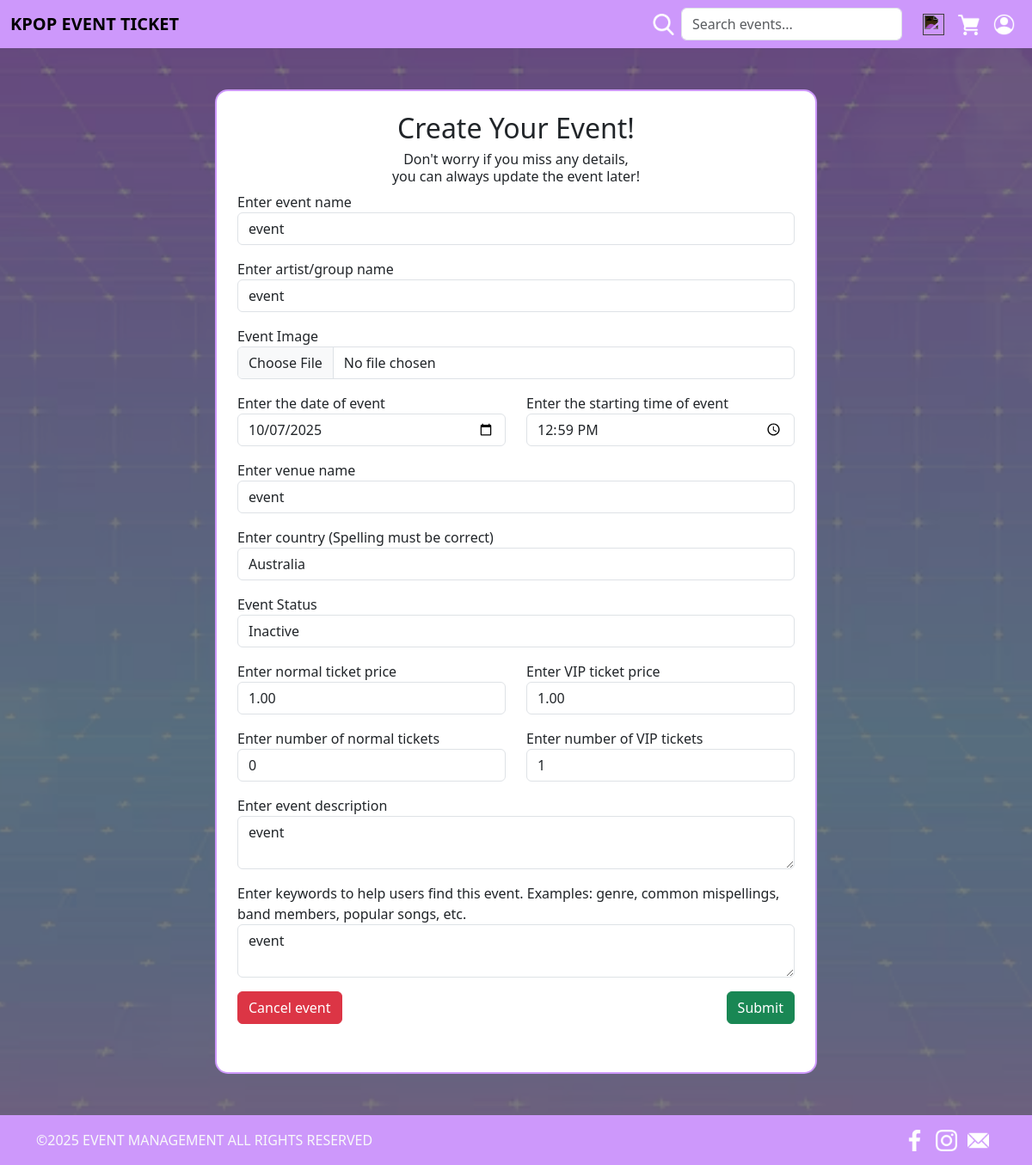
The app's page /edit/5, older data.
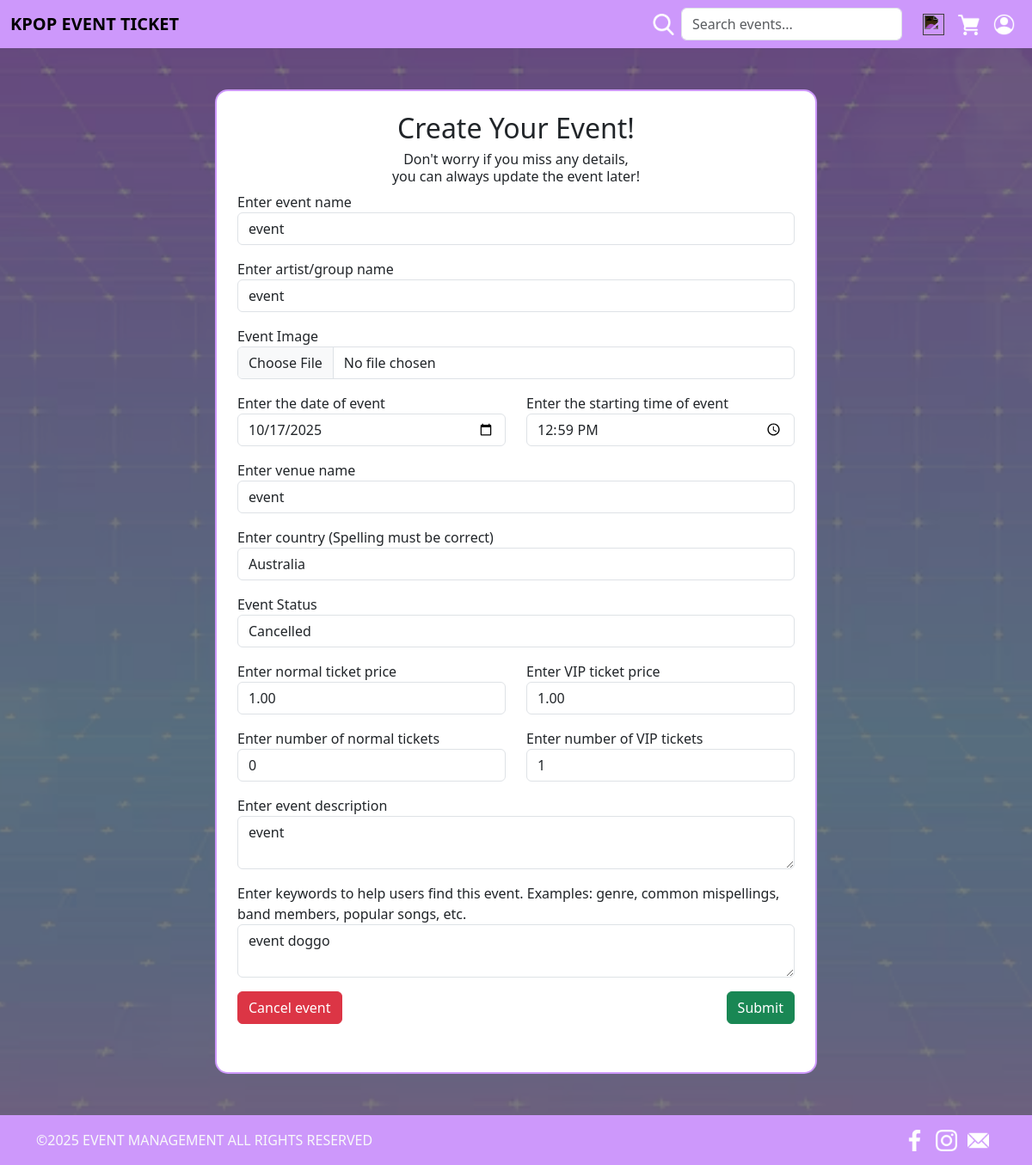
The same page, newer data.
### website/models.py (models this page shows, shortened)
class Event(db.Model):
    __tablename__ = 'event'
    eventid = db.Column(db.Integer, db.Sequence('seq_reg_id', start=1, increment=1), primary_key=True)
    userid = db.Column(db.Integer, db.ForeignKey('user.userid'))
    artist = db.Column(db.String(100), index=True, nullable=False)
    startTime = db.Column(db.Time, index=True, nullable=False)
    date = db.Column(db.Date, index=True, nullable=False)
    location = db.Column(db.String(100), index=True, nullable=False)
    country = db.Column(db.String(100), index=True, nullable=False)
    title = db.Column(db.String(100), index=True, nullable=False)
    description = db.Column(db.String(255), index=True, nullable=False)
    image = db.Column(db.String(100), index=True, nullable=False)
    status = db.Column(db.String(50), nullable=False, default='Active')
    tags = db.Column(db.String(255), index=True, nullable=True)
    normalAvail = db.Column(db.Integer, index=True, nullable=False)
    vipAvail = db.Column(db.Integer, index=True, nullable=False)
    normalPrice = db.Column(db.Numeric(10,2), index=True, nullable=False)
    vipPrice = db.Column(db.Numeric(10,2), index=True, nullable=False)
    comments = db.relationship('Comment', backref='event', lazy=True)
    orders = db.relationship('Order', backref='event', lazy=True)

### website/edit.py (the view, shortened to what this page needs)
@editbp.route('/edit/<int:eventid>', methods=['GET', 'POST'])
def edit(eventid):
    event = Event.query.get_or_404(eventid)
    form = EditEvent(obj=event)
    return render_template('edit.html', form=form, event=event, title='Edit')

### website/forms.py
class EditEvent(FlaskForm):
    def validate_eventdate(form, field):
        print("Validating date:", field.data)
        if field.data < date.today():
            raise ValidationError('The date cannot be in the past.')
    title = StringField('Enter event name')
    artist = StringField('Enter artist/group name')
    image = FileField('Event Image', validators=[FileAllowed(['jpg', 'png', 'jpeg'], 'Images only!')])
    date = DateField('Enter the date of event', validators=[validate_eventdate])
    startTime = TimeField('Enter the starting time of event')
    location = StringField('Enter venue name')
    country = StringField('Enter country (Spelling must be correct)')
    normalPrice = DecimalField('Enter normal ticket price')
    vipPrice = DecimalField('Enter VIP ticket price')
    normalAvail = IntegerField('Enter number of normal tickets')
    vipAvail = IntegerField('Enter number of VIP tickets')
    status = StringField('Event Status')
    description = TextAreaField('Enter event description')
    tags = TextAreaField('Enter keywords to help users find this event. Examples: genre, common mispellings, band members, popular songs, etc.')
    submit = SubmitField('Submit')

### website/templates/edit.html (shortened to what the changed rows need)
{% extends 'base.html' %}
{% from 'bootstrap5/form.html' import render_form %}
{% block head %}
<link rel="stylesheet" href="{{ url_for('static', filename='Style/EventCreationStyle.css') }}">
{% endblock %}
{% block content %}
        <div class="d-flex justify-content-center my-5">
            <div class="card p-4" style="max-width: 700px; width: 100%; border: #cd98fb solid 2px; border-radius: 15px;">
                <h2 class="text-center">Create Your Event!</h2>
                <form action="" method="post" enctype="multipart/form-data" novalidate>
                    <div class="mb-3">
                        <div class="form-group">
                            {{ form.title.label }}
                            {{ form.title(class_="form-control", size=32) }}
                        </div>
                    </div>
                    <div class="mb-3">
                        <div class="form-group">
                            {{ form.artist.label }}
                            {{ form.artist(class_="form-control", size=32) }}
                        </div>
                    </div>
                    <div class="mb-3">
                        <div class="form-group">
                            {{ form.image.label }}
                            {{ form.image(class_="form-control", size=32) }}
                        </div>
                    </div>
                    <div class="row mb-3">
                        <div class="col-md-6">
                            <div class="form-group">
                                {{ form.date.label }}<br>
                                {{ form.date(class_="form-control", size=32, type='date') }}
                            </div>
                        </div>
                        <div class="col-md-6">
                            <div class="form-group">
                                {{ form.startTime.label }}
                                {{ form.startTime(class_="form-control", size=32, type='time') }}
                            </div>
                        </div>
                    </div>
                    <div class="mb-3">
                        <div class="form-group">
                            {{ form.location.label }}
                            {{ form.location(class_="form-control", size=32) }}
                        </div>
                    </div>
                    <div class="mb-3">
                        <div class="form-group">
                            {{ form.country.label }}
                            {{ form.country(class_="form-control", size=32) }}
                        </div>
                    </div>
                    <div class="mb-3">
                        <div class="form-group">
                            {{ form.status.label }}
                            {{ form.status(class_="form-control") }}
                        </div>
                    </div>
                    <div class="row mb-3">
                        <div class="col-md-6">
                            <div class="form-group">
                                {{ form.normalPrice.label }}
                                {{ form.normalPrice(class_="form-control", size=32) }}
                            </div>
                        </div>
                        <div class="col-md-6">
                            <div class="form-group">
                                {{ form.vipPrice.label }}
                                {{ form.vipPrice(class_="form-control", size=32) }}
                            </div>
                        </div>
                    </div>
                    <div class="row mb-3">
                        <div class="col-md-6">
                            <div class="form-group">
                                {{ form.normalAvail.label }}
                                {{ form.normalAvail(class_="form-control", size=32) }}
                            </div>
                        </div>
                        <div class="col-md-6">
                            <div class="form-group">
                                {{ form.vipAvail.label }}
                                {{ form.vipAvail(class_="form-control", size=32) }}
                            </div>
                        </div>
                    </div>
                    <div class="mb-3">
                        <div class="form-group">
                            {{ form.description.label }}
                            {{ form.description(class_="form-control", size=32) }}
                        </div>
                    </div>
                    <div class="mb-3">
                        <div class="form-group">
                            {{ form.tags.label }}
                            {{ form.tags(class_="form-control", size=32) }}
                        </div>
                    </div>
                </form>
            </div>
        </div>
{% endblock %}

Row changes from the older to the newer data that the page shows:
changed Event "event": date "10/07/2025" → "10/17/2025"; status "Inactive" → "Cancelled"; tags "event" → "event doggo"
